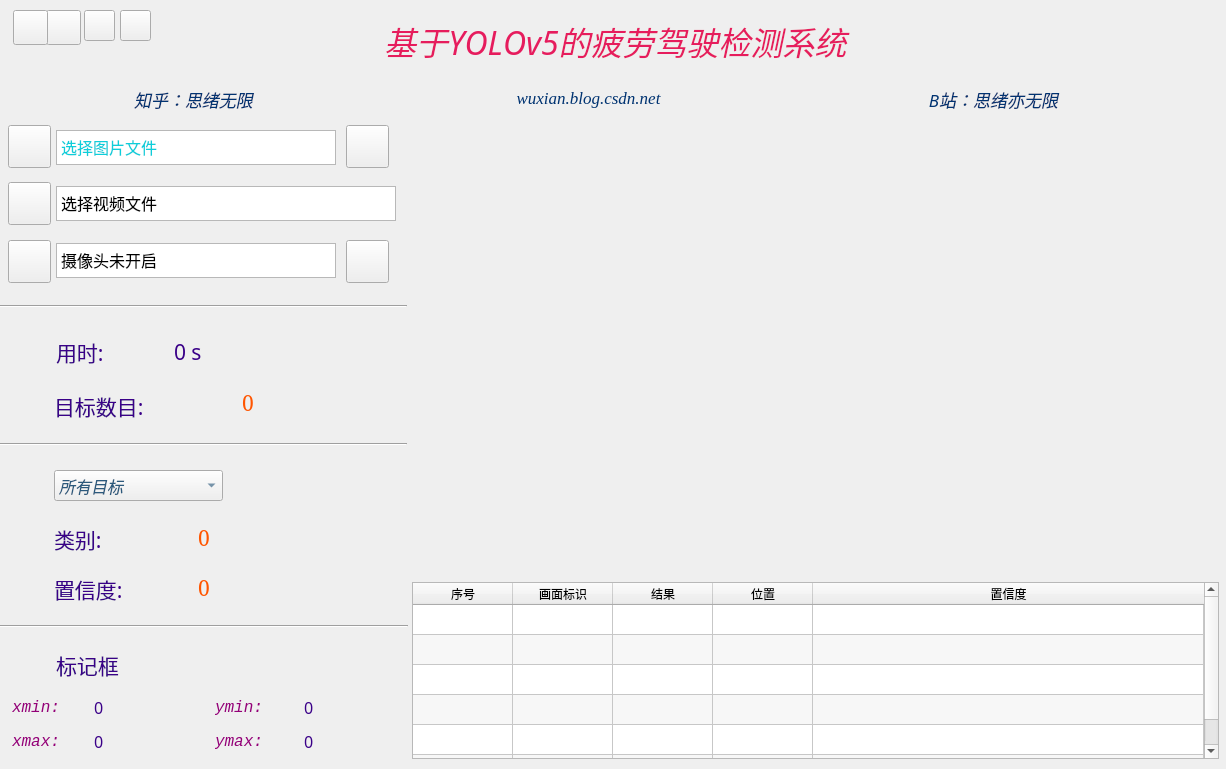
<?xml version="1.0" encoding="UTF-8"?>
<ui version="4.0">
 <class>MainWindow</class>
 <widget class="QMainWindow" name="MainWindow">
  <property name="windowModality">
   <enum>Qt::NonModal</enum>
  </property>
  <property name="geometry">
   <rect>
    <x>0</x>
    <y>0</y>
    <width>1226</width>
    <height>769</height>
   </rect>
  </property>
  <property name="minimumSize">
   <size>
    <width>1226</width>
    <height>769</height>
   </size>
  </property>
  <property name="maximumSize">
   <size>
    <width>1226</width>
    <height>769</height>
   </size>
  </property>
  <property name="font">
   <font>
    <family>华文仿宋</family>
   </font>
  </property>
  <property name="windowTitle">
   <string>Drowsiness Detection v1.0（思绪无限）</string>
  </property>
  <property name="windowIcon">
   <iconset resource="RecSystem.qrc">
    <normaloff>:/images/icons/sign.png</normaloff>:/images/icons/sign.png</iconset>
  </property>
  <property name="toolTip">
   <string/>
  </property>
  <property name="autoFillBackground">
   <bool>false</bool>
  </property>
  <property name="styleSheet">
   <string notr="true">#centralwidget{
	border-image: url(:/images/icons/back-image.png);
    color: rgb(220, 220, 220);
    border-radius: 10px;
}</string>
  </property>
  <property name="tabShape">
   <enum>QTabWidget::Rounded</enum>
  </property>
  <widget class="QWidget" name="centralwidget">
   <property name="styleSheet">
    <string notr="true">#centralWidget{
	border-image: url(:/newPrefix/images_test/back-image.png);
	color: rgb(220, 220, 220);
	border-radius: 10px;
}</string>
   </property>
   <widget class="QTextEdit" name="textEdit_pic">
    <property name="geometry">
     <rect>
      <x>56</x>
      <y>130</y>
      <width>280</width>
      <height>35</height>
     </rect>
    </property>
    <property name="minimumSize">
     <size>
      <width>150</width>
      <height>30</height>
     </size>
    </property>
    <property name="maximumSize">
     <size>
      <width>280</width>
      <height>40</height>
     </size>
    </property>
    <property name="font">
     <font>
      <family>华文仿宋</family>
      <pointsize>12</pointsize>
     </font>
    </property>
    <property name="layoutDirection">
     <enum>Qt::LeftToRight</enum>
    </property>
    <property name="styleSheet">
     <string notr="true">color: #0dceda;</string>
    </property>
    <property name="verticalScrollBarPolicy">
     <enum>Qt::ScrollBarAlwaysOff</enum>
    </property>
    <property name="horizontalScrollBarPolicy">
     <enum>Qt::ScrollBarAsNeeded</enum>
    </property>
    <property name="lineWrapMode">
     <enum>QTextEdit::NoWrap</enum>
    </property>
    <property name="readOnly">
     <bool>true</bool>
    </property>
    <property name="html">
     <string>&lt;!DOCTYPE HTML PUBLIC &quot;-//W3C//DTD HTML 4.0//EN&quot; &quot;http://www.w3.org/TR/REC-html40/strict.dtd&quot;&gt;
&lt;html&gt;&lt;head&gt;&lt;meta name=&quot;qrichtext&quot; content=&quot;1&quot; /&gt;&lt;style type=&quot;text/css&quot;&gt;
p, li { white-space: pre-wrap; }
&lt;/style&gt;&lt;/head&gt;&lt;body style=&quot; font-family:'华文仿宋'; font-size:12pt; font-weight:400; font-style:normal;&quot;&gt;
&lt;p style=&quot; margin-top:0px; margin-bottom:0px; margin-left:0px; margin-right:0px; -qt-block-indent:0; text-indent:0px;&quot;&gt;&lt;span style=&quot; font-family:'Adobe Devanagari';&quot;&gt;选择图片文件&lt;/span&gt;&lt;/p&gt;&lt;/body&gt;&lt;/html&gt;</string>
    </property>
   </widget>
   <widget class="QLabel" name="label_objNum">
    <property name="geometry">
     <rect>
      <x>54</x>
      <y>386</y>
      <width>165</width>
      <height>39</height>
     </rect>
    </property>
    <property name="font">
     <font>
      <family>华文仿宋</family>
      <pointsize>16</pointsize>
     </font>
    </property>
    <property name="styleSheet">
     <string notr="true">color: #3a0088;</string>
    </property>
    <property name="text">
     <string>目标数目:</string>
    </property>
   </widget>
   <widget class="QLabel" name="label_ymin">
    <property name="geometry">
     <rect>
      <x>215</x>
      <y>692</y>
      <width>87</width>
      <height>31</height>
     </rect>
    </property>
    <property name="font">
     <font>
      <family>Consolas</family>
      <pointsize>12</pointsize>
      <weight>50</weight>
      <italic>true</italic>
      <bold>false</bold>
     </font>
    </property>
    <property name="styleSheet">
     <string notr="true">font: italic 12pt &quot;Consolas&quot;;
color: #930077;</string>
    </property>
    <property name="text">
     <string>ymin: </string>
    </property>
   </widget>
   <widget class="QLabel" name="label_ymax_result">
    <property name="geometry">
     <rect>
      <x>304</x>
      <y>726</y>
      <width>87</width>
      <height>31</height>
     </rect>
    </property>
    <property name="font">
     <font>
      <family>SimSun-ExtB</family>
      <pointsize>12</pointsize>
     </font>
    </property>
    <property name="styleSheet">
     <string notr="true">color: #3a0088;</string>
    </property>
    <property name="text">
     <string>0</string>
    </property>
   </widget>
   <widget class="QLabel" name="label_numer_result">
    <property name="geometry">
     <rect>
      <x>242</x>
      <y>384</y>
      <width>119</width>
      <height>37</height>
     </rect>
    </property>
    <property name="font">
     <font>
      <family>SimSun</family>
      <pointsize>16</pointsize>
     </font>
    </property>
    <property name="styleSheet">
     <string notr="true">color: rgb(255, 85, 0);</string>
    </property>
    <property name="text">
     <string>0</string>
    </property>
   </widget>
   <widget class="QLabel" name="label_website_2">
    <property name="geometry">
     <rect>
      <x>68</x>
      <y>74</y>
      <width>251</width>
      <height>51</height>
     </rect>
    </property>
    <property name="minimumSize">
     <size>
      <width>0</width>
      <height>30</height>
     </size>
    </property>
    <property name="font">
     <font>
      <family>Times new roman</family>
      <pointsize>13</pointsize>
      <weight>50</weight>
      <italic>true</italic>
      <bold>false</bold>
     </font>
    </property>
    <property name="toolTip">
     <string>&lt;html&gt;&lt;head/&gt;&lt;body&gt;&lt;p&gt;www.zhihu.com/people/sixuwuxian&lt;/p&gt;&lt;/body&gt;&lt;/html&gt;</string>
    </property>
    <property name="styleSheet">
     <string notr="true">QLabel{color: #003371;
font: italic 13pt &quot;Times new roman&quot;;}</string>
    </property>
    <property name="text">
     <string>知乎：思绪无限</string>
    </property>
    <property name="alignment">
     <set>Qt::AlignCenter</set>
    </property>
   </widget>
   <widget class="QToolButton" name="toolButton_settings">
    <property name="geometry">
     <rect>
      <x>46</x>
      <y>10</y>
      <width>35</width>
      <height>35</height>
     </rect>
    </property>
    <property name="maximumSize">
     <size>
      <width>50</width>
      <height>45</height>
     </size>
    </property>
    <property name="cursor">
     <cursorShape>PointingHandCursor</cursorShape>
    </property>
    <property name="toolTip">
     <string>设置信息</string>
    </property>
    <property name="autoFillBackground">
     <bool>false</bool>
    </property>
    <property name="text">
     <string/>
    </property>
    <property name="icon">
     <iconset resource="RecSystem.qrc">
      <normaloff>:/images/icons/settings.png</normaloff>:/images/icons/settings.png</iconset>
    </property>
    <property name="iconSize">
     <size>
      <width>26</width>
      <height>26</height>
     </size>
    </property>
    <property name="popupMode">
     <enum>QToolButton::DelayedPopup</enum>
    </property>
    <property name="toolButtonStyle">
     <enum>Qt::ToolButtonTextUnderIcon</enum>
    </property>
    <property name="autoRaise">
     <bool>false</bool>
    </property>
    <property name="arrowType">
     <enum>Qt::NoArrow</enum>
    </property>
   </widget>
   <widget class="QLabel" name="label_conf">
    <property name="geometry">
     <rect>
      <x>54</x>
      <y>568</y>
      <width>111</width>
      <height>41</height>
     </rect>
    </property>
    <property name="font">
     <font>
      <family>华文仿宋</family>
      <pointsize>16</pointsize>
     </font>
    </property>
    <property name="styleSheet">
     <string notr="true">color: #3a0088;</string>
    </property>
    <property name="text">
     <string>置信度:</string>
    </property>
   </widget>
   <widget class="QLabel" name="label_title">
    <property name="geometry">
     <rect>
      <x>18</x>
      <y>2</y>
      <width>1195</width>
      <height>77</height>
     </rect>
    </property>
    <property name="minimumSize">
     <size>
      <width>0</width>
      <height>30</height>
     </size>
    </property>
    <property name="font">
     <font>
      <family>隶书</family>
      <pointsize>24</pointsize>
      <weight>50</weight>
      <italic>true</italic>
      <bold>false</bold>
      <kerning>false</kerning>
     </font>
    </property>
    <property name="toolTip">
     <string>&lt;html&gt;&lt;head/&gt;&lt;body&gt;&lt;p&gt;author: 思绪无限&lt;/p&gt;&lt;p&gt;公众号：AI技术研究与分享&lt;/p&gt;&lt;/body&gt;&lt;/html&gt;</string>
    </property>
    <property name="styleSheet">
     <string notr="true">QLabel{
color: #e61c5d;
font: italic 24pt &quot;隶书&quot;;
}</string>
    </property>
    <property name="text">
     <string>基于YOLOv5的疲劳驾驶检测系统</string>
    </property>
    <property name="alignment">
     <set>Qt::AlignCenter</set>
    </property>
   </widget>
   <widget class="QLabel" name="label_picNumber">
    <property name="geometry">
     <rect>
      <x>8</x>
      <y>384</y>
      <width>40</width>
      <height>40</height>
     </rect>
    </property>
    <property name="styleSheet">
     <string notr="true">border-image: url(:/images/icons/count.png);</string>
    </property>
    <property name="text">
     <string/>
    </property>
   </widget>
   <widget class="QComboBox" name="comboBox_select">
    <property name="geometry">
     <rect>
      <x>54</x>
      <y>470</y>
      <width>169</width>
      <height>31</height>
     </rect>
    </property>
    <property name="font">
     <font>
      <family>Consolas</family>
      <pointsize>12</pointsize>
      <weight>50</weight>
      <italic>true</italic>
      <bold>false</bold>
     </font>
    </property>
    <property name="focusPolicy">
     <enum>Qt::ClickFocus</enum>
    </property>
    <property name="styleSheet">
     <string notr="true">color: rgb(43, 89, 124);
font: italic 12pt &quot;Consolas&quot;;</string>
    </property>
    <property name="currentText">
     <string>所有目标</string>
    </property>
    <property name="iconSize">
     <size>
      <width>36</width>
      <height>36</height>
     </size>
    </property>
    <item>
     <property name="text">
      <string>所有目标</string>
     </property>
    </item>
   </widget>
   <widget class="QLabel" name="label_xmax">
    <property name="geometry">
     <rect>
      <x>12</x>
      <y>726</y>
      <width>83</width>
      <height>31</height>
     </rect>
    </property>
    <property name="font">
     <font>
      <family>Consolas</family>
      <pointsize>12</pointsize>
      <weight>50</weight>
      <italic>true</italic>
      <bold>false</bold>
     </font>
    </property>
    <property name="styleSheet">
     <string notr="true">font: italic 12pt &quot;Consolas&quot;;
color: #930077;</string>
    </property>
    <property name="text">
     <string>xmax: </string>
    </property>
   </widget>
   <widget class="QTextEdit" name="textEdit_camera">
    <property name="geometry">
     <rect>
      <x>56</x>
      <y>243</y>
      <width>280</width>
      <height>35</height>
     </rect>
    </property>
    <property name="minimumSize">
     <size>
      <width>150</width>
      <height>30</height>
     </size>
    </property>
    <property name="maximumSize">
     <size>
      <width>280</width>
      <height>40</height>
     </size>
    </property>
    <property name="font">
     <font>
      <family>华文仿宋</family>
      <pointsize>12</pointsize>
     </font>
    </property>
    <property name="verticalScrollBarPolicy">
     <enum>Qt::ScrollBarAlwaysOff</enum>
    </property>
    <property name="horizontalScrollBarPolicy">
     <enum>Qt::ScrollBarAsNeeded</enum>
    </property>
    <property name="lineWrapMode">
     <enum>QTextEdit::NoWrap</enum>
    </property>
    <property name="readOnly">
     <bool>true</bool>
    </property>
    <property name="html">
     <string>&lt;!DOCTYPE HTML PUBLIC &quot;-//W3C//DTD HTML 4.0//EN&quot; &quot;http://www.w3.org/TR/REC-html40/strict.dtd&quot;&gt;
&lt;html&gt;&lt;head&gt;&lt;meta name=&quot;qrichtext&quot; content=&quot;1&quot; /&gt;&lt;style type=&quot;text/css&quot;&gt;
p, li { white-space: pre-wrap; }
&lt;/style&gt;&lt;/head&gt;&lt;body style=&quot; font-family:'华文仿宋'; font-size:12pt; font-weight:400; font-style:normal;&quot;&gt;
&lt;p style=&quot; margin-top:0px; margin-bottom:0px; margin-left:0px; margin-right:0px; -qt-block-indent:0; text-indent:0px;&quot;&gt;&lt;span style=&quot; font-family:'Adobe Devanagari';&quot;&gt;摄像头未开启&lt;/span&gt;&lt;/p&gt;&lt;/body&gt;&lt;/html&gt;</string>
    </property>
   </widget>
   <widget class="QLabel" name="label_xmin_result">
    <property name="geometry">
     <rect>
      <x>94</x>
      <y>692</y>
      <width>81</width>
      <height>31</height>
     </rect>
    </property>
    <property name="font">
     <font>
      <family>SimSun-ExtB</family>
      <pointsize>12</pointsize>
     </font>
    </property>
    <property name="styleSheet">
     <string notr="true">color: #3a0088;</string>
    </property>
    <property name="text">
     <string>0</string>
    </property>
   </widget>
   <widget class="QLabel" name="label_score_result">
    <property name="geometry">
     <rect>
      <x>198</x>
      <y>564</y>
      <width>157</width>
      <height>47</height>
     </rect>
    </property>
    <property name="font">
     <font>
      <family>SimSun</family>
      <pointsize>16</pointsize>
     </font>
    </property>
    <property name="styleSheet">
     <string notr="true">color: rgb(255, 85, 0);</string>
    </property>
    <property name="text">
     <string>0</string>
    </property>
   </widget>
   <widget class="QLabel" name="label_location">
    <property name="geometry">
     <rect>
      <x>56</x>
      <y>644</y>
      <width>157</width>
      <height>41</height>
     </rect>
    </property>
    <property name="font">
     <font>
      <family>华文仿宋</family>
      <pointsize>16</pointsize>
     </font>
    </property>
    <property name="styleSheet">
     <string notr="true">color: #3a0088;</string>
    </property>
    <property name="text">
     <string>标记框</string>
    </property>
   </widget>
   <widget class="QLabel" name="label_picConf">
    <property name="geometry">
     <rect>
      <x>8</x>
      <y>566</y>
      <width>40</width>
      <height>40</height>
     </rect>
    </property>
    <property name="styleSheet">
     <string notr="true">border-image: url(:/images/icons/Score.png);</string>
    </property>
    <property name="text">
     <string/>
    </property>
   </widget>
   <widget class="QLabel" name="label_display">
    <property name="geometry">
     <rect>
      <x>412</x>
      <y>126</y>
      <width>806</width>
      <height>454</height>
     </rect>
    </property>
    <property name="minimumSize">
     <size>
      <width>806</width>
      <height>454</height>
     </size>
    </property>
    <property name="maximumSize">
     <size>
      <width>1152</width>
      <height>648</height>
     </size>
    </property>
    <property name="font">
     <font>
      <family>楷体</family>
      <pointsize>16</pointsize>
     </font>
    </property>
    <property name="layoutDirection">
     <enum>Qt::LeftToRight</enum>
    </property>
    <property name="styleSheet">
     <string notr="true">border-image: url(:/images/icons/ini-image.png);</string>
    </property>
    <property name="text">
     <string>&lt;html&gt;&lt;head/&gt;&lt;body&gt;&lt;p align=&quot;center&quot;&gt;&lt;br/&gt;&lt;/p&gt;&lt;/body&gt;&lt;/html&gt;</string>
    </property>
    <property name="alignment">
     <set>Qt::AlignCenter</set>
    </property>
   </widget>
   <widget class="QLabel" name="label_xmax_result">
    <property name="geometry">
     <rect>
      <x>94</x>
      <y>726</y>
      <width>89</width>
      <height>31</height>
     </rect>
    </property>
    <property name="font">
     <font>
      <family>SimSun-ExtB</family>
      <pointsize>12</pointsize>
     </font>
    </property>
    <property name="styleSheet">
     <string notr="true">color: #3a0088;</string>
    </property>
    <property name="text">
     <string>0</string>
    </property>
   </widget>
   <widget class="QLabel" name="label_author">
    <property name="geometry">
     <rect>
      <x>856</x>
      <y>74</y>
      <width>275</width>
      <height>51</height>
     </rect>
    </property>
    <property name="minimumSize">
     <size>
      <width>0</width>
      <height>30</height>
     </size>
    </property>
    <property name="font">
     <font>
      <family>楷体</family>
      <pointsize>13</pointsize>
      <weight>50</weight>
      <italic>true</italic>
      <bold>false</bold>
     </font>
    </property>
    <property name="toolTip">
     <string>&lt;html&gt;&lt;head/&gt;&lt;body&gt;&lt;p&gt;思绪无限（邮箱：sixuwuxian@aliyun.com）&lt;/p&gt;&lt;/body&gt;&lt;/html&gt;</string>
    </property>
    <property name="styleSheet">
     <string notr="true">QLabel{color: #003371;
font: italic 13pt &quot;楷体&quot;;}</string>
    </property>
    <property name="text">
     <string>B站：思绪亦无限</string>
    </property>
    <property name="alignment">
     <set>Qt::AlignCenter</set>
    </property>
   </widget>
   <widget class="QLabel" name="label_picTime">
    <property name="geometry">
     <rect>
      <x>8</x>
      <y>328</y>
      <width>40</width>
      <height>40</height>
     </rect>
    </property>
    <property name="styleSheet">
     <string notr="true">border-image: url(:/images/icons/net_speed.png);</string>
    </property>
    <property name="text">
     <string/>
    </property>
   </widget>
   <widget class="Line" name="line_3">
    <property name="geometry">
     <rect>
      <x>-1</x>
      <y>606</y>
      <width>409</width>
      <height>41</height>
     </rect>
    </property>
    <property name="orientation">
     <enum>Qt::Horizontal</enum>
    </property>
   </widget>
   <widget class="QLabel" name="label_ymax">
    <property name="geometry">
     <rect>
      <x>215</x>
      <y>726</y>
      <width>89</width>
      <height>31</height>
     </rect>
    </property>
    <property name="font">
     <font>
      <family>Consolas</family>
      <pointsize>12</pointsize>
      <weight>50</weight>
      <italic>true</italic>
      <bold>false</bold>
     </font>
    </property>
    <property name="styleSheet">
     <string notr="true">font: italic 12pt &quot;Consolas&quot;;
color: #930077;</string>
    </property>
    <property name="text">
     <string>ymax: </string>
    </property>
   </widget>
   <widget class="QToolButton" name="toolButton_file">
    <property name="geometry">
     <rect>
      <x>8</x>
      <y>125</y>
      <width>43</width>
      <height>43</height>
     </rect>
    </property>
    <property name="cursor">
     <cursorShape>PointingHandCursor</cursorShape>
    </property>
    <property name="toolTip">
     <string>选择图片</string>
    </property>
    <property name="autoFillBackground">
     <bool>false</bool>
    </property>
    <property name="text">
     <string/>
    </property>
    <property name="icon">
     <iconset resource="RecSystem.qrc">
      <normaloff>:/images/icons/recovery.png</normaloff>:/images/icons/recovery.png</iconset>
    </property>
    <property name="iconSize">
     <size>
      <width>35</width>
      <height>35</height>
     </size>
    </property>
    <property name="popupMode">
     <enum>QToolButton::DelayedPopup</enum>
    </property>
    <property name="toolButtonStyle">
     <enum>Qt::ToolButtonTextUnderIcon</enum>
    </property>
    <property name="autoRaise">
     <bool>false</bool>
    </property>
    <property name="arrowType">
     <enum>Qt::NoArrow</enum>
    </property>
   </widget>
   <widget class="QTextEdit" name="textEdit_video">
    <property name="geometry">
     <rect>
      <x>56</x>
      <y>186</y>
      <width>340</width>
      <height>35</height>
     </rect>
    </property>
    <property name="minimumSize">
     <size>
      <width>150</width>
      <height>30</height>
     </size>
    </property>
    <property name="maximumSize">
     <size>
      <width>340</width>
      <height>40</height>
     </size>
    </property>
    <property name="font">
     <font>
      <family>华文仿宋</family>
      <pointsize>12</pointsize>
     </font>
    </property>
    <property name="layoutDirection">
     <enum>Qt::LeftToRight</enum>
    </property>
    <property name="verticalScrollBarPolicy">
     <enum>Qt::ScrollBarAlwaysOff</enum>
    </property>
    <property name="horizontalScrollBarPolicy">
     <enum>Qt::ScrollBarAsNeeded</enum>
    </property>
    <property name="lineWrapMode">
     <enum>QTextEdit::NoWrap</enum>
    </property>
    <property name="readOnly">
     <bool>true</bool>
    </property>
    <property name="html">
     <string>&lt;!DOCTYPE HTML PUBLIC &quot;-//W3C//DTD HTML 4.0//EN&quot; &quot;http://www.w3.org/TR/REC-html40/strict.dtd&quot;&gt;
&lt;html&gt;&lt;head&gt;&lt;meta name=&quot;qrichtext&quot; content=&quot;1&quot; /&gt;&lt;style type=&quot;text/css&quot;&gt;
p, li { white-space: pre-wrap; }
&lt;/style&gt;&lt;/head&gt;&lt;body style=&quot; font-family:'华文仿宋'; font-size:12pt; font-weight:400; font-style:normal;&quot;&gt;
&lt;p style=&quot; margin-top:0px; margin-bottom:0px; margin-left:0px; margin-right:0px; -qt-block-indent:0; text-indent:0px;&quot;&gt;&lt;span style=&quot; font-family:'Adobe Devanagari';&quot;&gt;选择视频文件&lt;/span&gt;&lt;/p&gt;&lt;/body&gt;&lt;/html&gt;</string>
    </property>
   </widget>
   <widget class="QToolButton" name="toolButton_camera">
    <property name="geometry">
     <rect>
      <x>8</x>
      <y>240</y>
      <width>43</width>
      <height>43</height>
     </rect>
    </property>
    <property name="cursor">
     <cursorShape>PointingHandCursor</cursorShape>
    </property>
    <property name="toolTip">
     <string>开启摄像头</string>
    </property>
    <property name="autoFillBackground">
     <bool>false</bool>
    </property>
    <property name="text">
     <string/>
    </property>
    <property name="icon">
     <iconset resource="RecSystem.qrc">
      <normaloff>:/images/icons/g1.png</normaloff>:/images/icons/g1.png</iconset>
    </property>
    <property name="iconSize">
     <size>
      <width>35</width>
      <height>35</height>
     </size>
    </property>
    <property name="popupMode">
     <enum>QToolButton::DelayedPopup</enum>
    </property>
    <property name="toolButtonStyle">
     <enum>Qt::ToolButtonTextUnderIcon</enum>
    </property>
    <property name="autoRaise">
     <bool>false</bool>
    </property>
    <property name="arrowType">
     <enum>Qt::NoArrow</enum>
    </property>
   </widget>
   <widget class="Line" name="line_5">
    <property name="geometry">
     <rect>
      <x>0</x>
      <y>286</y>
      <width>407</width>
      <height>41</height>
     </rect>
    </property>
    <property name="orientation">
     <enum>Qt::Horizontal</enum>
    </property>
   </widget>
   <widget class="QLabel" name="label_website">
    <property name="geometry">
     <rect>
      <x>464</x>
      <y>72</y>
      <width>249</width>
      <height>51</height>
     </rect>
    </property>
    <property name="minimumSize">
     <size>
      <width>0</width>
      <height>30</height>
     </size>
    </property>
    <property name="font">
     <font>
      <family>Times new roman</family>
      <pointsize>13</pointsize>
      <weight>50</weight>
      <italic>true</italic>
      <bold>false</bold>
     </font>
    </property>
    <property name="toolTip">
     <string>&lt;html&gt;&lt;head/&gt;&lt;body&gt;&lt;p&gt;wuxian.blog.csdn.net&lt;/p&gt;&lt;/body&gt;&lt;/html&gt;</string>
    </property>
    <property name="styleSheet">
     <string notr="true">QLabel{color: #003371;
font: italic 13pt &quot;Times new roman&quot;;}</string>
    </property>
    <property name="text">
     <string>wuxian.blog.csdn.net</string>
    </property>
    <property name="alignment">
     <set>Qt::AlignCenter</set>
    </property>
   </widget>
   <widget class="QLabel" name="label_time_result">
    <property name="geometry">
     <rect>
      <x>174</x>
      <y>326</y>
      <width>101</width>
      <height>51</height>
     </rect>
    </property>
    <property name="font">
     <font>
      <family>华文仿宋</family>
      <pointsize>16</pointsize>
     </font>
    </property>
    <property name="styleSheet">
     <string notr="true">color: #3a0088;</string>
    </property>
    <property name="text">
     <string>0 s</string>
    </property>
   </widget>
   <widget class="QLabel" name="label_picSelect">
    <property name="geometry">
     <rect>
      <x>8</x>
      <y>468</y>
      <width>40</width>
      <height>40</height>
     </rect>
    </property>
    <property name="styleSheet">
     <string notr="true">border-image: url(:/images/icons/selection.png);</string>
    </property>
    <property name="text">
     <string/>
    </property>
   </widget>
   <widget class="QToolButton" name="toolButton_version">
    <property name="geometry">
     <rect>
      <x>120</x>
      <y>10</y>
      <width>31</width>
      <height>31</height>
     </rect>
    </property>
    <property name="maximumSize">
     <size>
      <width>50</width>
      <height>45</height>
     </size>
    </property>
    <property name="cursor">
     <cursorShape>PointingHandCursor</cursorShape>
    </property>
    <property name="toolTip">
     <string>版本信息</string>
    </property>
    <property name="autoFillBackground">
     <bool>false</bool>
    </property>
    <property name="text">
     <string/>
    </property>
    <property name="icon">
     <iconset resource="RecSystem.qrc">
      <normaloff>:/images/icons/versions.png</normaloff>:/images/icons/versions.png</iconset>
    </property>
    <property name="iconSize">
     <size>
      <width>25</width>
      <height>25</height>
     </size>
    </property>
    <property name="popupMode">
     <enum>QToolButton::DelayedPopup</enum>
    </property>
    <property name="toolButtonStyle">
     <enum>Qt::ToolButtonTextUnderIcon</enum>
    </property>
    <property name="autoRaise">
     <bool>false</bool>
    </property>
    <property name="arrowType">
     <enum>Qt::NoArrow</enum>
    </property>
   </widget>
   <widget class="Line" name="line_4">
    <property name="geometry">
     <rect>
      <x>0</x>
      <y>424</y>
      <width>407</width>
      <height>41</height>
     </rect>
    </property>
    <property name="orientation">
     <enum>Qt::Horizontal</enum>
    </property>
   </widget>
   <widget class="QToolButton" name="toolButton_saveing">
    <property name="geometry">
     <rect>
      <x>13</x>
      <y>10</y>
      <width>35</width>
      <height>35</height>
     </rect>
    </property>
    <property name="cursor">
     <cursorShape>PointingHandCursor</cursorShape>
    </property>
    <property name="toolTip">
     <string>保存结果</string>
    </property>
    <property name="autoFillBackground">
     <bool>false</bool>
    </property>
    <property name="text">
     <string/>
    </property>
    <property name="icon">
     <iconset resource="RecSystem.qrc">
      <normaloff>:/images/icons/save.png</normaloff>:/images/icons/save.png</iconset>
    </property>
    <property name="iconSize">
     <size>
      <width>26</width>
      <height>26</height>
     </size>
    </property>
    <property name="popupMode">
     <enum>QToolButton::DelayedPopup</enum>
    </property>
    <property name="toolButtonStyle">
     <enum>Qt::ToolButtonTextUnderIcon</enum>
    </property>
    <property name="autoRaise">
     <bool>false</bool>
    </property>
    <property name="arrowType">
     <enum>Qt::NoArrow</enum>
    </property>
   </widget>
   <widget class="QLabel" name="label_class">
    <property name="geometry">
     <rect>
      <x>54</x>
      <y>520</y>
      <width>113</width>
      <height>37</height>
     </rect>
    </property>
    <property name="font">
     <font>
      <family>华文仿宋</family>
      <pointsize>16</pointsize>
     </font>
    </property>
    <property name="styleSheet">
     <string notr="true">color: #3a0088;</string>
    </property>
    <property name="text">
     <string>类别:</string>
    </property>
   </widget>
   <widget class="QLabel" name="label_xmin">
    <property name="geometry">
     <rect>
      <x>12</x>
      <y>692</y>
      <width>81</width>
      <height>31</height>
     </rect>
    </property>
    <property name="font">
     <font>
      <family>Consolas</family>
      <pointsize>12</pointsize>
      <weight>50</weight>
      <italic>true</italic>
      <bold>false</bold>
     </font>
    </property>
    <property name="styleSheet">
     <string notr="true">font: italic 12pt &quot;Consolas&quot;;
color: #930077;</string>
    </property>
    <property name="text">
     <string>xmin: </string>
    </property>
   </widget>
   <widget class="QToolButton" name="toolButton_video">
    <property name="geometry">
     <rect>
      <x>8</x>
      <y>182</y>
      <width>43</width>
      <height>43</height>
     </rect>
    </property>
    <property name="cursor">
     <cursorShape>PointingHandCursor</cursorShape>
    </property>
    <property name="toolTip">
     <string>选择视频</string>
    </property>
    <property name="autoFillBackground">
     <bool>false</bool>
    </property>
    <property name="text">
     <string/>
    </property>
    <property name="icon">
     <iconset resource="RecSystem.qrc">
      <normaloff>:/images/icons/video.png</normaloff>:/images/icons/video.png</iconset>
    </property>
    <property name="iconSize">
     <size>
      <width>35</width>
      <height>35</height>
     </size>
    </property>
    <property name="popupMode">
     <enum>QToolButton::DelayedPopup</enum>
    </property>
    <property name="toolButtonStyle">
     <enum>Qt::ToolButtonTextUnderIcon</enum>
    </property>
    <property name="autoRaise">
     <bool>false</bool>
    </property>
    <property name="arrowType">
     <enum>Qt::NoArrow</enum>
    </property>
   </widget>
   <widget class="QLabel" name="label_picResult">
    <property name="geometry">
     <rect>
      <x>8</x>
      <y>520</y>
      <width>38</width>
      <height>38</height>
     </rect>
    </property>
    <property name="styleSheet">
     <string notr="true">border-image: url(:/images/icons/result.png);</string>
    </property>
    <property name="text">
     <string/>
    </property>
   </widget>
   <widget class="QToolButton" name="toolButton_author">
    <property name="geometry">
     <rect>
      <x>84</x>
      <y>10</y>
      <width>31</width>
      <height>31</height>
     </rect>
    </property>
    <property name="maximumSize">
     <size>
      <width>50</width>
      <height>45</height>
     </size>
    </property>
    <property name="cursor">
     <cursorShape>PointingHandCursor</cursorShape>
    </property>
    <property name="toolTip">
     <string>开发信息</string>
    </property>
    <property name="autoFillBackground">
     <bool>false</bool>
    </property>
    <property name="text">
     <string/>
    </property>
    <property name="icon">
     <iconset resource="RecSystem.qrc">
      <normaloff>:/images/icons/author.png</normaloff>:/images/icons/author.png</iconset>
    </property>
    <property name="iconSize">
     <size>
      <width>25</width>
      <height>25</height>
     </size>
    </property>
    <property name="popupMode">
     <enum>QToolButton::DelayedPopup</enum>
    </property>
    <property name="toolButtonStyle">
     <enum>Qt::ToolButtonTextUnderIcon</enum>
    </property>
    <property name="autoRaise">
     <bool>false</bool>
    </property>
    <property name="arrowType">
     <enum>Qt::NoArrow</enum>
    </property>
   </widget>
   <widget class="QLabel" name="label_picLocation">
    <property name="geometry">
     <rect>
      <x>8</x>
      <y>642</y>
      <width>35</width>
      <height>35</height>
     </rect>
    </property>
    <property name="styleSheet">
     <string notr="true">border-image: url(:/images/icons/Ordinateur.png);</string>
    </property>
    <property name="text">
     <string/>
    </property>
   </widget>
   <widget class="QLabel" name="label_ymin_result">
    <property name="geometry">
     <rect>
      <x>304</x>
      <y>692</y>
      <width>75</width>
      <height>31</height>
     </rect>
    </property>
    <property name="font">
     <font>
      <family>SimSun-ExtB</family>
      <pointsize>12</pointsize>
     </font>
    </property>
    <property name="styleSheet">
     <string notr="true">color: #3a0088;</string>
    </property>
    <property name="text">
     <string>0</string>
    </property>
   </widget>
   <widget class="QLabel" name="label_useTime">
    <property name="geometry">
     <rect>
      <x>56</x>
      <y>326</y>
      <width>91</width>
      <height>51</height>
     </rect>
    </property>
    <property name="font">
     <font>
      <family>华文仿宋</family>
      <pointsize>16</pointsize>
     </font>
    </property>
    <property name="styleSheet">
     <string notr="true">color: #3a0088;</string>
    </property>
    <property name="text">
     <string>用时:</string>
    </property>
   </widget>
   <widget class="QLabel" name="label_class_result">
    <property name="geometry">
     <rect>
      <x>198</x>
      <y>514</y>
      <width>205</width>
      <height>47</height>
     </rect>
    </property>
    <property name="font">
     <font>
      <family>SimSun</family>
      <pointsize>16</pointsize>
     </font>
    </property>
    <property name="styleSheet">
     <string notr="true">color: rgb(255, 85, 0);</string>
    </property>
    <property name="text">
     <string>0</string>
    </property>
   </widget>
   <widget class="QToolButton" name="toolButton_model">
    <property name="geometry">
     <rect>
      <x>346</x>
      <y>240</y>
      <width>43</width>
      <height>43</height>
     </rect>
    </property>
    <property name="cursor">
     <cursorShape>PointingHandCursor</cursorShape>
    </property>
    <property name="toolTip">
     <string>使用默认模型</string>
    </property>
    <property name="autoFillBackground">
     <bool>false</bool>
    </property>
    <property name="text">
     <string/>
    </property>
    <property name="icon">
     <iconset resource="RecSystem.qrc">
      <normaloff>:/images/icons/model.png</normaloff>:/images/icons/model.png</iconset>
    </property>
    <property name="iconSize">
     <size>
      <width>35</width>
      <height>35</height>
     </size>
    </property>
    <property name="popupMode">
     <enum>QToolButton::DelayedPopup</enum>
    </property>
    <property name="toolButtonStyle">
     <enum>Qt::ToolButtonTextUnderIcon</enum>
    </property>
    <property name="autoRaise">
     <bool>false</bool>
    </property>
    <property name="arrowType">
     <enum>Qt::NoArrow</enum>
    </property>
   </widget>
   <widget class="QToolButton" name="toolButton_folder">
    <property name="geometry">
     <rect>
      <x>346</x>
      <y>125</y>
      <width>43</width>
      <height>43</height>
     </rect>
    </property>
    <property name="cursor">
     <cursorShape>PointingHandCursor</cursorShape>
    </property>
    <property name="toolTip">
     <string>选择图片文件夹</string>
    </property>
    <property name="autoFillBackground">
     <bool>false</bool>
    </property>
    <property name="text">
     <string/>
    </property>
    <property name="icon">
     <iconset resource="RecSystem.qrc">
      <normaloff>:/images/icons/folder.png</normaloff>:/images/icons/folder.png</iconset>
    </property>
    <property name="iconSize">
     <size>
      <width>35</width>
      <height>35</height>
     </size>
    </property>
    <property name="popupMode">
     <enum>QToolButton::DelayedPopup</enum>
    </property>
    <property name="toolButtonStyle">
     <enum>Qt::ToolButtonTextUnderIcon</enum>
    </property>
    <property name="autoRaise">
     <bool>false</bool>
    </property>
    <property name="arrowType">
     <enum>Qt::NoArrow</enum>
    </property>
   </widget>
   <widget class="QTableWidget" name="tableWidget">
    <property name="geometry">
     <rect>
      <x>412</x>
      <y>582</y>
      <width>807</width>
      <height>177</height>
     </rect>
    </property>
    <property name="sizePolicy">
     <sizepolicy hsizetype="Expanding" vsizetype="Expanding">
      <horstretch>0</horstretch>
      <verstretch>0</verstretch>
     </sizepolicy>
    </property>
    <property name="minimumSize">
     <size>
      <width>569</width>
      <height>150</height>
     </size>
    </property>
    <property name="maximumSize">
     <size>
      <width>16777215</width>
      <height>180</height>
     </size>
    </property>
    <property name="font">
     <font>
      <pointsize>10</pointsize>
     </font>
    </property>
    <property name="verticalScrollBarPolicy">
     <enum>Qt::ScrollBarAsNeeded</enum>
    </property>
    <property name="horizontalScrollBarPolicy">
     <enum>Qt::ScrollBarAlwaysOff</enum>
    </property>
    <property name="sizeAdjustPolicy">
     <enum>QAbstractScrollArea::AdjustIgnored</enum>
    </property>
    <property name="alternatingRowColors">
     <bool>true</bool>
    </property>
    <property name="wordWrap">
     <bool>false</bool>
    </property>
    <property name="rowCount">
     <number>6</number>
    </property>
    <attribute name="horizontalHeaderVisible">
     <bool>true</bool>
    </attribute>
    <attribute name="horizontalHeaderCascadingSectionResizes">
     <bool>false</bool>
    </attribute>
    <attribute name="horizontalHeaderStretchLastSection">
     <bool>true</bool>
    </attribute>
    <attribute name="verticalHeaderVisible">
     <bool>false</bool>
    </attribute>
    <attribute name="verticalHeaderCascadingSectionResizes">
     <bool>false</bool>
    </attribute>
    <row>
     <property name="text">
      <string>0</string>
     </property>
    </row>
    <row>
     <property name="text">
      <string>1</string>
     </property>
    </row>
    <row>
     <property name="text">
      <string>2</string>
     </property>
    </row>
    <row/>
    <row/>
    <row/>
    <column>
     <property name="text">
      <string>序号</string>
     </property>
     <property name="font">
      <font>
       <family>微软雅黑</family>
       <pointsize>9</pointsize>
       <weight>50</weight>
       <bold>false</bold>
      </font>
     </property>
     <property name="textAlignment">
      <set>AlignCenter</set>
     </property>
     <property name="background">
      <color alpha="0">
       <red>0</red>
       <green>0</green>
       <blue>0</blue>
      </color>
     </property>
    </column>
    <column>
     <property name="text">
      <string>画面标识</string>
     </property>
     <property name="font">
      <font>
       <family>微软雅黑</family>
       <pointsize>9</pointsize>
       <weight>50</weight>
       <bold>false</bold>
      </font>
     </property>
     <property name="textAlignment">
      <set>AlignCenter</set>
     </property>
    </column>
    <column>
     <property name="text">
      <string>结果</string>
     </property>
     <property name="font">
      <font>
       <family>微软雅黑</family>
       <pointsize>9</pointsize>
       <weight>50</weight>
       <bold>false</bold>
      </font>
     </property>
     <property name="textAlignment">
      <set>AlignCenter</set>
     </property>
    </column>
    <column>
     <property name="text">
      <string>位置</string>
     </property>
     <property name="font">
      <font>
       <family>微软雅黑</family>
       <pointsize>9</pointsize>
      </font>
     </property>
     <property name="textAlignment">
      <set>AlignCenter</set>
     </property>
    </column>
    <column>
     <property name="text">
      <string>置信度</string>
     </property>
     <property name="font">
      <font>
       <family>微软雅黑</family>
       <pointsize>9</pointsize>
      </font>
     </property>
     <property name="textAlignment">
      <set>AlignCenter</set>
     </property>
    </column>
    <item row="0" column="0">
     <property name="text">
      <string/>
     </property>
     <property name="textAlignment">
      <set>AlignCenter</set>
     </property>
    </item>
    <item row="0" column="1">
     <property name="text">
      <string/>
     </property>
     <property name="textAlignment">
      <set>AlignLeading|AlignVCenter</set>
     </property>
    </item>
    <item row="0" column="2">
     <property name="text">
      <string/>
     </property>
     <property name="textAlignment">
      <set>AlignCenter</set>
     </property>
    </item>
    <item row="1" column="0">
     <property name="text">
      <string/>
     </property>
     <property name="textAlignment">
      <set>AlignCenter</set>
     </property>
    </item>
    <item row="1" column="2">
     <property name="text">
      <string/>
     </property>
     <property name="textAlignment">
      <set>AlignCenter</set>
     </property>
    </item>
    <item row="2" column="0">
     <property name="text">
      <string/>
     </property>
     <property name="textAlignment">
      <set>AlignCenter</set>
     </property>
    </item>
    <item row="2" column="2">
     <property name="text">
      <string/>
     </property>
     <property name="textAlignment">
      <set>AlignCenter</set>
     </property>
    </item>
   </widget>
   <zorder>label_title</zorder>
   <zorder>textEdit_pic</zorder>
   <zorder>label_objNum</zorder>
   <zorder>label_ymin</zorder>
   <zorder>label_ymax_result</zorder>
   <zorder>label_numer_result</zorder>
   <zorder>label_website_2</zorder>
   <zorder>toolButton_settings</zorder>
   <zorder>label_conf</zorder>
   <zorder>label_picNumber</zorder>
   <zorder>comboBox_select</zorder>
   <zorder>label_xmax</zorder>
   <zorder>textEdit_camera</zorder>
   <zorder>label_xmin_result</zorder>
   <zorder>label_score_result</zorder>
   <zorder>label_location</zorder>
   <zorder>label_picConf</zorder>
   <zorder>label_display</zorder>
   <zorder>label_xmax_result</zorder>
   <zorder>label_author</zorder>
   <zorder>label_picTime</zorder>
   <zorder>line_3</zorder>
   <zorder>label_ymax</zorder>
   <zorder>toolButton_file</zorder>
   <zorder>textEdit_video</zorder>
   <zorder>toolButton_camera</zorder>
   <zorder>line_5</zorder>
   <zorder>label_website</zorder>
   <zorder>label_time_result</zorder>
   <zorder>label_picSelect</zorder>
   <zorder>toolButton_version</zorder>
   <zorder>line_4</zorder>
   <zorder>toolButton_saveing</zorder>
   <zorder>label_class</zorder>
   <zorder>label_xmin</zorder>
   <zorder>toolButton_video</zorder>
   <zorder>label_picResult</zorder>
   <zorder>toolButton_author</zorder>
   <zorder>label_picLocation</zorder>
   <zorder>label_ymin_result</zorder>
   <zorder>label_useTime</zorder>
   <zorder>label_class_result</zorder>
   <zorder>toolButton_model</zorder>
   <zorder>toolButton_folder</zorder>
   <zorder>tableWidget</zorder>
  </widget>
  <action name="actionGoogle_Translate">
   <property name="text">
    <string>Google Translate</string>
   </property>
  </action>
  <action name="actionHTML_type">
   <property name="text">
    <string>HTML type</string>
   </property>
  </action>
  <action name="actionsoftware_version">
   <property name="text">
    <string>software version</string>
   </property>
  </action>
 </widget>
 <resources>
  <include location="RecSystem.qrc"/>
 </resources>
 <connections/>
</ui>
